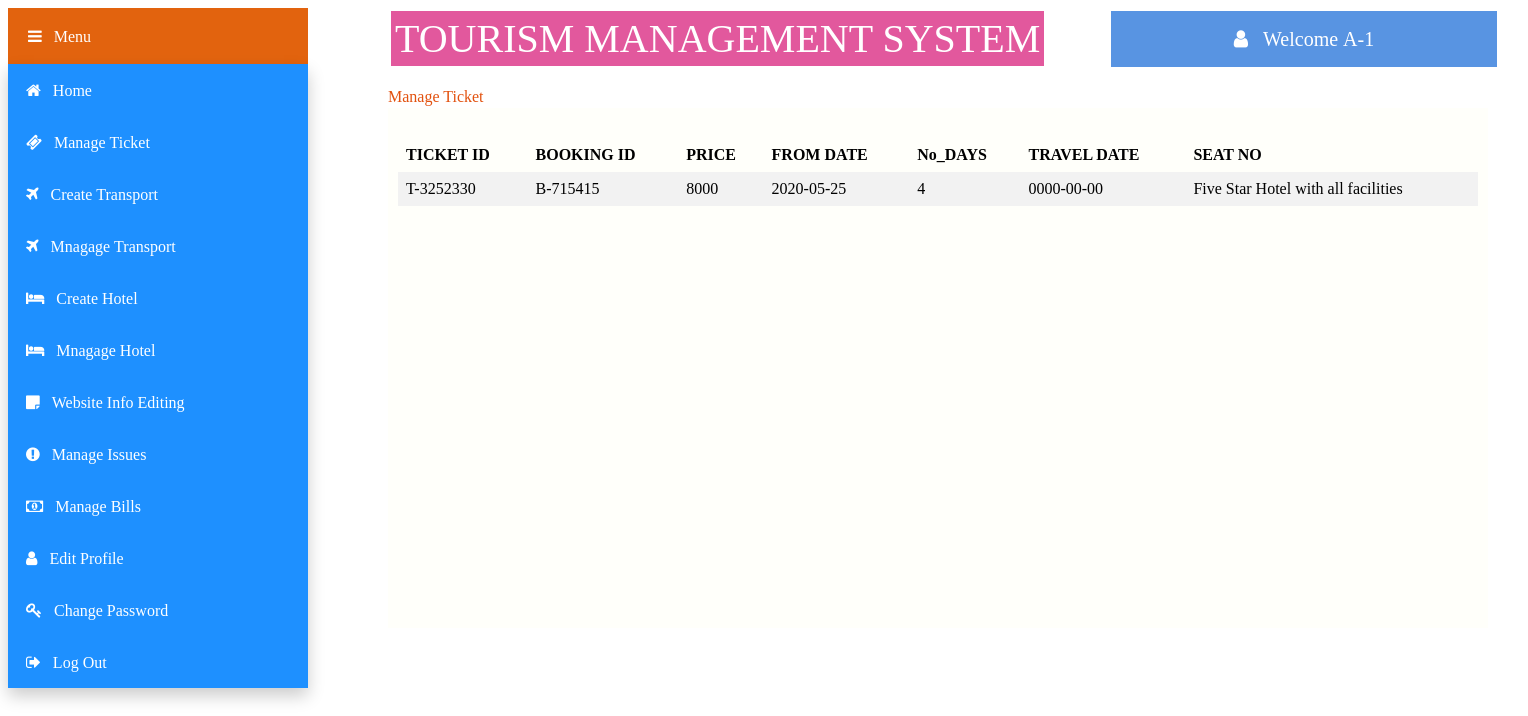
The page /views/Manager/manageticket.php (signed in) on the database its author committed.
### tables this page shows
CREATE TABLE `ticket` (
  `t_id` varchar(50) NOT NULL,
  `status` varchar(50) NOT NULL,
  `b_id` varchar(50) NOT NULL,
  `price` varchar(50) NOT NULL,
  `from_date` date DEFAULT NULL,
  `no_days` varchar(50) DEFAULT NULL,
  `travel_date` date DEFAULT NULL,
  `seat_no` varchar(50) DEFAULT NULL
);

### models/database.php (called while the page is built, shortened)
<?php
	 $serverName="localhost";
	 $userName="root";
	 $password="";
	 $dbName="tms";
	function get($query)
	{
        $data=array();
		global $serverName,$userName,$password,$dbName;
		$conn = mysqli_connect( $serverName, $userName, $password, $dbName);
        $result=mysqli_query($conn,$query);
        if(mysqli_num_rows($result) > 0)
        {
            while($row = mysqli_fetch_assoc($result))
            {
                $entity=array();
                foreach($row as $k=>$v)
                {
                    $entity[$k] = $row[$k];
                }
                $data[] = $entity;
            }
        }
		return $data;
	}
?>

### controllers/ticketController.php (called while the page is built, shortened)
<?php
    require_once '../../models/database.php';
    function getAllTicket()
	{
		$query ="SELECT * FROM ticket WHERE status='active'";
		$tcs = get($query);
		return $tcs;
    }
?>

### views/Manager/manageticket.php (the view, shortened to what this page needs)
<?php
include '../../controllers/ticketController.php';
$tcs=getAllTicket();
?>
<html>
    <head>
        <link rel="stylesheet" href="https://cdnjs.cloudflare.com/ajax/libs/font-awesome/4.7.0/css/font-awesome.min.css">
        <link rel="stylesheet" type="text/css" href="css/manageticket.css">
    </head>
    <body>
        <div class="title" >TOURISM MANAGEMENT SYSTEM
        </div>
        <div class="dropdown">
            <button class="dropbtn"><i class="fa fa-bars">&nbsp;&nbsp;&nbsp;Menu</i></button>
                <div class="dropdown-content">
                    <button class="btn" onClick="location.href='home.php'" value='home'><i class="fa fa-home">&nbsp;&nbsp;&nbsp;Home</i></button><br>
                    <button class="btn" onClick="location.href='manageticket.php'" value='manageticket'><i class="fa fa-ticket">&nbsp;&nbsp;&nbsp;Manage Ticket</i></button><br>
                    <button class="btn" onClick="location.href='createtransport.php'" value='createtransport'><i class="fa fa-plane">&nbsp;&nbsp;&nbsp;Create Transport</i></button><br>
                    <button class="btn" onClick="location.href='managetransport.php'" value='managetransport'><i class="fa fa-plane">&nbsp;&nbsp;&nbsp;Mnagage Transport</i></button><br>
                    <button class="btn" onClick="location.href='createhotel.php'" value='createhotel'><i class="fa fa-bed">&nbsp;&nbsp;&nbsp;Create Hotel</i></button><br>
                    <button class="btn" onClick="location.href='managehotel.php'" value='managehotel'><i class="fa fa-bed">&nbsp;&nbsp;&nbsp;Mnagage Hotel</i></button><br>
                    <button class="btn" onClick="location.href='webinfoediting.php'" value='webinfoediting' ><i class="fa fa-sticky-note">&nbsp;&nbsp;&nbsp;Website Info Editing</i></button><br>
                    <button class="btn" onClick="location.href='manageissue.php'" value='manageissue'><i class="fa fa-exclamation-circle">&nbsp;&nbsp;&nbsp;Manage Issues</i></button><br>
                    <button class="btn" onClick="location.href='managebill.php'" value='managebill'><i class="fa fa-money">&nbsp;&nbsp;&nbsp;Manage Bills</i></button><br>
                    <button class="btn" onClick="location.href='editprofile.php'" value='editprofile'><i class="fa fa-user">&nbsp;&nbsp;&nbsp;Edit Profile</i></button><br>
                    <button class="btn" onClick="location.href='changepassword.php'" value='changepassword'><i class="fa fa-key">&nbsp;&nbsp;&nbsp;Change Password</i></button><br>
                    <button class="btn"  onClick=" location.href='../logout.php'"><i class="fa fa-sign-out">&nbsp;&nbsp;&nbsp;Log Out</i></button><br>
                </div>
        </div>
        <div class="welcome" ><i class="fa fa-user">&nbsp;&nbsp;&nbsp;<?php echo "Welcome ".$_SESSION["loggedinuser"];?></i>
        </div>
        <div class="text" >Manage Ticket
        </div>
        <div class="panel">
        <div id="table-wrapper">
        <div id="table-scroll">
            <table>
                <tr>
                    <th>TICKET ID</th>
                    <th>BOOKING ID</th>
                    <th>PRICE</th>
                    <th>FROM DATE</th>
                    <th>No_DAYS</th>
                    <th>TRAVEL DATE</th>
                    <th>SEAT NO</th>
                </tr>
                <?php
				        foreach($tcs as $tc)
				        {
                            echo "<tr>";
                                echo "<td>".$tc["t_id"]."</td>";
                                echo "<td>".$tc["b_id"]."</td>";
                                echo "<td>".$tc["price"]."</td>";
                                echo "<td>".$tc["from_date"]."</td>";
                                echo "<td>".$tc["no_days"]."</td>";
                                echo "<td>".$tc["travel_date"]."</td>";
                                echo "<td>".$tc["seat_no"]."</td>";
                            echo "</tr>";
				        }
                    ?>
        </table>
    </div>
    </div>
    </div>
    </body>
</html>

### views/Manager/css/manageticket.css (style rules this page uses)
.title { background-color: rgb(226, 88, 157); color: white; padding: 4px; min-width:400px; font-size: 40px; text-align: center; border: solid; margin-left:380px; position: absolute; }
.dropbtn { background-color: rgb(226, 99, 14); color: white; padding: 20px; min-width:300px; font-size: 16px; width:30%; text-align:left; border: none; cursor: pointer; }
.dropdown { position: absolute; display: inline-block; }
.dropdown-content { display: block; position: absolute; background-color: #2c2828; min-width: 300px; box-shadow: 0px 8px 16px 0px rgba(0,0,0,0.2); z-index: 1; }
.btn { background-color: DodgerBlue; border: none; color: white; padding: 18px; min-width:300px; font-size: 16px; text-align:left; cursor: pointer; }
.welcome { background-color: rgb(88, 148, 226); color: white; padding: 18px; min-width:350px; font-size: 20px; text-align: center; border: solid; margin-left:1100px; position: absolute; }
table { border-collapse: collapse; width: 100%; }
th, td { text-align: left; padding: 8px; }
tr:nth-child(even) { background-color: #f2f2f2; }
.text { color: rgb(226, 81, 14); margin-top: 80px; font-size: 16px; margin-left:380px; position: absolute; }
#table-wrapper { position:relative; }
#table-scroll { height:100%; overflow:auto; margin-top:20px; }
#table-wrapper table { width:100%; }
#table-wrapper table * { color:black; }
.panel { display: inline-block; background:rgb(255, 255, 250); min-height: 500px; min-width: 1080px; height: 100px; padding: 10px; border: navajowhite; margin-right: 30px; margin-left: 380px; margin-top:100px ; margin-bottom: 300px; }
body { height: 400px; }

### rows shown on the page
ticket: t_id "T-3252330", b "B-715415", price "8000", from_date "2020-05-25", no_days "4", travel_date "0000-00-00", seat_no "Five Star Hotel with all facilities"

### other values the page prints
$_SESSION["loggedinuser"] "A-1"
